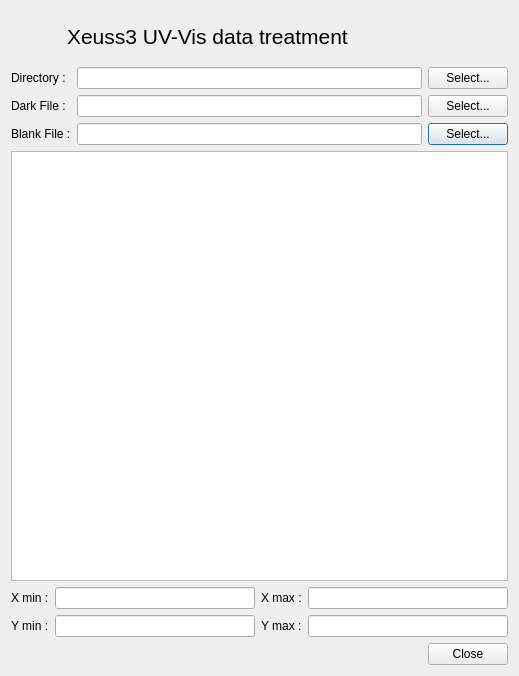
<?xml version="1.0" encoding="UTF-8"?>
<ui version="4.0">
 <class>Dialog</class>
 <widget class="QDialog" name="Dialog">
  <property name="geometry">
   <rect>
    <x>0</x>
    <y>0</y>
    <width>519</width>
    <height>676</height>
   </rect>
  </property>
  <property name="windowTitle">
   <string>Xeuss3 UV-Vis data treatment</string>
  </property>
  <layout class="QVBoxLayout" name="verticalLayout_2">
   <item>
    <layout class="QVBoxLayout" name="verticalLayout">
     <item>
      <layout class="QHBoxLayout" name="horizontalLayout">
       <item>
        <widget class="QLabel" name="logolabel">
         <property name="minimumSize">
          <size>
           <width>50</width>
           <height>50</height>
          </size>
         </property>
         <property name="maximumSize">
          <size>
           <width>50</width>
           <height>50</height>
          </size>
         </property>
         <property name="text">
          <string/>
         </property>
        </widget>
       </item>
       <item>
        <widget class="QLabel" name="label_5">
         <property name="font">
          <font>
           <pointsize>16</pointsize>
          </font>
         </property>
         <property name="text">
          <string>Xeuss3 UV-Vis data treatment</string>
         </property>
        </widget>
       </item>
      </layout>
     </item>
     <item>
      <layout class="QGridLayout" name="gridLayout">
       <item row="0" column="1">
        <widget class="QLineEdit" name="inputDirectoryEdit"/>
       </item>
       <item row="1" column="0">
        <widget class="QLabel" name="label_7">
         <property name="text">
          <string>Dark File :</string>
         </property>
        </widget>
       </item>
       <item row="2" column="0">
        <widget class="QLabel" name="label_8">
         <property name="text">
          <string>Blank File :</string>
         </property>
        </widget>
       </item>
       <item row="0" column="0">
        <widget class="QLabel" name="label_6">
         <property name="text">
          <string>Directory :</string>
         </property>
        </widget>
       </item>
       <item row="2" column="2">
        <widget class="QPushButton" name="pushButton_3">
         <property name="text">
          <string>Select...</string>
         </property>
        </widget>
       </item>
       <item row="0" column="2">
        <widget class="QPushButton" name="pushButton">
         <property name="text">
          <string>Select...</string>
         </property>
        </widget>
       </item>
       <item row="1" column="1">
        <widget class="QLineEdit" name="lineEdit_2"/>
       </item>
       <item row="2" column="1">
        <widget class="QLineEdit" name="lineEdit_3"/>
       </item>
       <item row="1" column="2">
        <widget class="QPushButton" name="pushButton_2">
         <property name="text">
          <string>Select...</string>
         </property>
        </widget>
       </item>
      </layout>
     </item>
     <item>
      <widget class="QTableWidget" name="tableWidget">
       <property name="minimumSize">
        <size>
         <width>0</width>
         <height>200</height>
        </size>
       </property>
      </widget>
     </item>
     <item>
      <layout class="QGridLayout" name="gridLayout_2">
       <item row="0" column="1">
        <widget class="QLineEdit" name="lineEdit_x_min"/>
       </item>
       <item row="1" column="4">
        <widget class="QLineEdit" name="lineEdit_y_max"/>
       </item>
       <item row="1" column="1">
        <widget class="QLineEdit" name="lineEdit_y_min"/>
       </item>
       <item row="1" column="3">
        <widget class="QLabel" name="label_4">
         <property name="text">
          <string>Y max :</string>
         </property>
        </widget>
       </item>
       <item row="0" column="0">
        <widget class="QLabel" name="label">
         <property name="text">
          <string>X min :</string>
         </property>
        </widget>
       </item>
       <item row="0" column="4">
        <widget class="QLineEdit" name="llineEdit_x_max"/>
       </item>
       <item row="1" column="0">
        <widget class="QLabel" name="label_3">
         <property name="text">
          <string>Y min :</string>
         </property>
        </widget>
       </item>
       <item row="0" column="3">
        <widget class="QLabel" name="label_2">
         <property name="text">
          <string>X max :</string>
         </property>
        </widget>
       </item>
      </layout>
     </item>
    </layout>
   </item>
   <item>
    <widget class="QDialogButtonBox" name="buttonBox">
     <property name="orientation">
      <enum>Qt::Horizontal</enum>
     </property>
     <property name="standardButtons">
      <set>QDialogButtonBox::Close</set>
     </property>
    </widget>
   </item>
  </layout>
 </widget>
 <resources/>
 <connections>
  <connection>
   <sender>buttonBox</sender>
   <signal>accepted()</signal>
   <receiver>Dialog</receiver>
   <slot>accept()</slot>
   <hints>
    <hint type="sourcelabel">
     <x>248</x>
     <y>254</y>
    </hint>
    <hint type="destinationlabel">
     <x>157</x>
     <y>274</y>
    </hint>
   </hints>
  </connection>
  <connection>
   <sender>buttonBox</sender>
   <signal>rejected()</signal>
   <receiver>Dialog</receiver>
   <slot>reject()</slot>
   <hints>
    <hint type="sourcelabel">
     <x>316</x>
     <y>260</y>
    </hint>
    <hint type="destinationlabel">
     <x>286</x>
     <y>274</y>
    </hint>
   </hints>
  </connection>
 </connections>
</ui>
